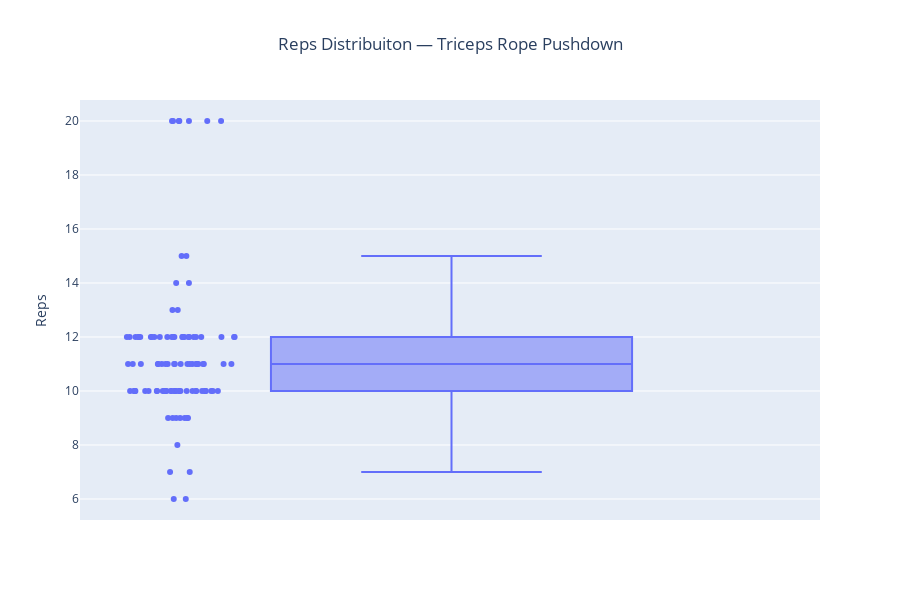

Notebook code cell kept with this figure:
### Markdown cell above
Não há dado incorreto, apesar de ser um valor alto para repetição o contexto se justifica (carga baixa)

### Code cell
# Triceps Rope Pushdown
exercise_name = "Triceps Rope Pushdown"
df_ex = df[df["exercise_title"] == exercise_name]
fig = px.box(df_ex,y="reps",points="all",hover_data=["reps","weight_kg","set_index","set_type","rpe","start_time"],title=f"Reps Distribuiton — {exercise_name}")
fig.update_layout(yaxis_title="Reps",xaxis_title="",showlegend=False,height=600,width=900,title_x = 0.5)
fig.show()

### Figure 1 — Plotly figure (JSON) as saved in the notebook; plotly's stock layout.template omitted (floating-point values rounded to 4 significant figures; data arrays with more than 128 entries replaced by an {"elided": "..."} marker saying what was removed)
{"data": [{"alignmentgroup": "True", "boxpoints": "all", "customdata": {"elided": "104x5 mixed values"}, "hovertemplate": "reps=%{y}<br>weight_kg=%{customdata[0]}<br>set_index=%{customdata[1]}<br>set_type=%{customdata[2]}<br>rpe=%{customdata[3]}<br>start_time=%{customdata[4]}<extra></extra>", "legendgroup": "", "marker": {"color": "#636efa"}, "name": "", "notched": false, "offsetgroup": "", "orientation": "v", "showlegend": false, "type": "box", "x0": " ", "xaxis": "x", "y": [7.0, 6.0, 7.0, 6.0, 14.0, 11.0, 12.0, 14.0, 11.0, 12.0, 13.0, 12.0, 11.0, 12.0, 11.0, 9.0, 9.0, 12.0, 11.0, 10.0, 20.0, 20.0, 20.0, 20.0, 20.0, 20.0, 13.0, 10.0, 10.0, 11.0, 10.0, 10.0, 11.0, 10.0, 10.0, 10.0, 10.0, 12.0, 11.0, 10.0, 12.0, 11.0, 10.0, 12.0, 10.0, 10.0, 12.0, 10.0, 10.0, 12.0, 10.0, 10.0, 12.0, 11.0, 10.0, 12.0, 11.0, 10.0, 12.0, 11.0, 10.0, 12.0, 12.0, 9.0, 12.0, 12.0, 9.0, 12.0, 11.0, 10.0, 11.0, 10.0, 9.0, 20.0, 12.0, 10.0, 11.0, 12.0, 10.0, 10.0, 11.0, 12.0, 10.0, 10.0, 15.0, 12.0, 11.0, 10.0, 15.0, 12.0, 11.0, 10.0, 11.0, 10.0, 10.0, 8.0, 12.0, 11.0, 10.0, 9.0, 12.0, 11.0, 10.0, 9.0], "y0": " ", "yaxis": "y"}], "layout": {"boxmode": "group", "height": 600, "legend": {"tracegroupgap": 0}, "showlegend": false, "title": {"text": "Reps Distribuiton — Triceps Rope Pushdown", "x": 0.5}, "width": 900, "xaxis": {"anchor": "y", "domain": [0, 1], "title": {"text": ""}}, "yaxis": {"anchor": "x", "domain": [0, 1], "title": {"text": "Reps"}}}}
